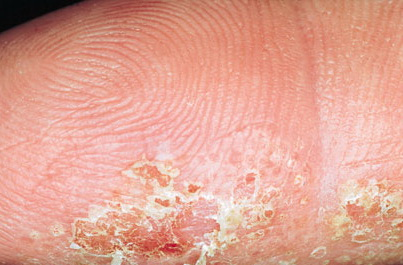
#> input picture data/-1/016b658557ad43d6cc55ab2944e98e26.jpg, 403 x 265 px
$ python -i preprocessors.py   (imports and definitions only)
#> lines starting #> are read from the running program, lines starting #| are printed output that depends on the picture
# src/preprocessors.py
import cv2
import numpy as np


def _as_numpy(img):
    """Accept TF tensors, NumPy arrays, or lists; return NumPy array."""
    try:
        import tensorflow as tf
        if isinstance(img, tf.Tensor):
            img = img.numpy()
    except Exception:
        pass
    if not isinstance(img, np.ndarray):
        img = np.asarray(img)
    return img

def _to_uint8(img: np.ndarray) -> np.ndarray:
    """Accept float [0,1] or uint8 [0,255]; return contiguous uint8 [0,255]."""
    img = _as_numpy(img)
    if img.dtype == np.uint8:
        out = img
    else:
        out = np.clip(img, 0.0, 1.0) * 255.0
        out = out.astype(np.uint8, copy=False)
    return np.ascontiguousarray(out)

def _to_float01(img: np.ndarray) -> np.ndarray:
    """Accept uint8 or float; return float32 in [0,1]."""
    img = _as_numpy(img)
    if img.dtype == np.uint8:
        out = img.astype(np.float32) / 255.0
    else:
        out = img.astype(np.float32, copy=False)
        if out.max() > 1.5:
            out = out / 255.0
    return np.clip(out, 0.0, 1.0).astype(np.float32, copy=False)

def _rgb_to_lab_u8(rgb_u8: np.ndarray) -> np.ndarray:
    return cv2.cvtColor(rgb_u8, cv2.COLOR_RGB2LAB)
#> returned value: shape (265, 403, 3); mean of channels 0, 1, 2 184.7, 148.5, 145.5

def _lab_to_rgb_u8(lab_u8: np.ndarray) -> np.ndarray:
    return cv2.cvtColor(lab_u8, cv2.COLOR_LAB2RGB)

def _rgb_to_hsv_u8(rgb_u8: np.ndarray) -> np.ndarray:
    return cv2.cvtColor(rgb_u8, cv2.COLOR_RGB2HSV)

def _hsv_to_rgb_u8(hsv_u8: np.ndarray) -> np.ndarray:
    return cv2.cvtColor(hsv_u8, cv2.COLOR_HSV2RGB)

def identity(img: np.ndarray) -> np.ndarray:
    """No-op; ensure float32 [0,1] output."""
    return _to_float01(img)

def bnorm_lab_l(img: np.ndarray) -> np.ndarray:
    """Normalize LAB L-channel to [0,255] via min-max (contrast/brightness leveling)."""
    rgb = _to_uint8(img)
    lab = _rgb_to_lab_u8(rgb)
    L, A, B = cv2.split(lab)
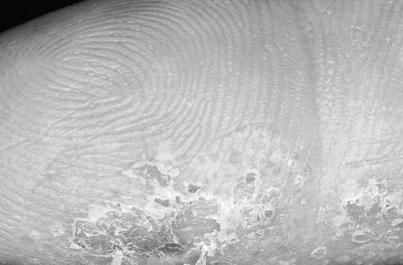
#> L: shape (265, 403); min 2, max 255, mean 184.7
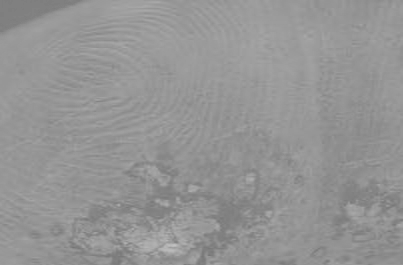
#> A: shape (265, 403); min 117, max 194, mean 148.5
    Ln = cv2.normalize(L, None, alpha=0, beta=255, norm_type=cv2.NORM_MINMAX)
    out = _lab_to_rgb_u8(cv2.merge([Ln, A, B]))
    return _to_float01(out)

# [47 lines left out: functions clahe_lab, gray_world, hsv, lab, gamma, gaussian_denoise, not called in this run]

REGISTRY = {
    "identity": identity,
    "bnorm_lab_l": bnorm_lab_l,
    "clahe_lab": clahe_lab,
    "gray_world": gray_world,
    "hsv": hsv,
    "lab": lab,
    "gamma": gamma,
    "gaussian_denoise": gaussian_denoise,
}

def get_registry_keys():
    return sorted(list(REGISTRY.keys()))

# [3 lines not run here, left out]

>>> import cv2
>>> picture = cv2.cvtColor(cv2.imread('../data/-1/016b658557ad43d6cc55ab2944e98e26.jpg'), cv2.COLOR_BGR2RGB)
>>> result = bnorm_lab_l(picture)

$ run again, on data/-1/0b04efa3c475de827500dad79ab23a37.jpg
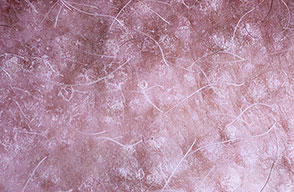
#> input picture data/-1/0b04efa3c475de827500dad79ab23a37.jpg, 294 x 192 px
#> in bnorm_lab_l, `L, A, B = cv2.split(lab)`:
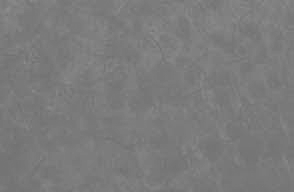
#> B: shape (192, 294); min 111, max 142, mean 123
#> in _lab_to_rgb_u8, `return cv2.cvtColor(lab_u8, cv2.COLOR_LAB2RGB)`:
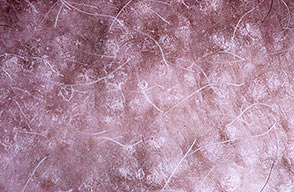
#> returned value: shape (192, 294, 3); mean R, G, B 172.8, 135.6, 155.5
